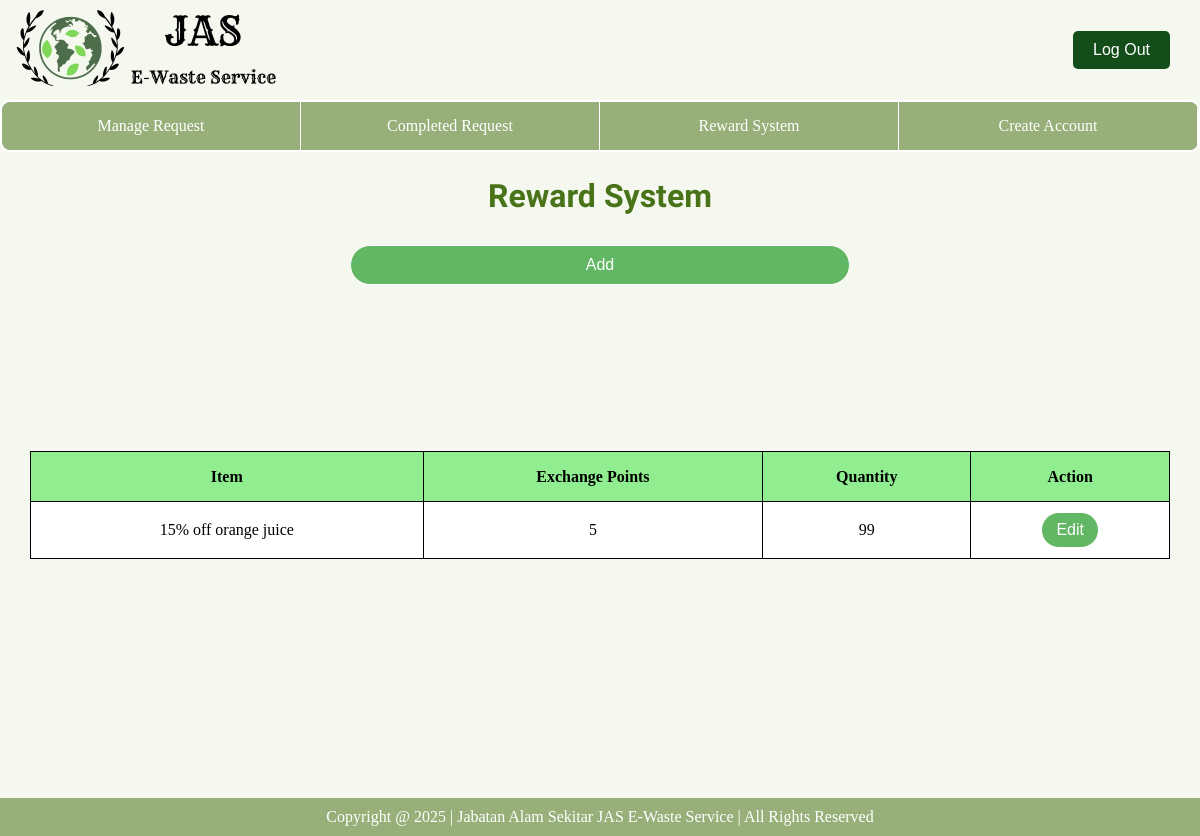
Page /operator/reward_system/ on the earlier database version.
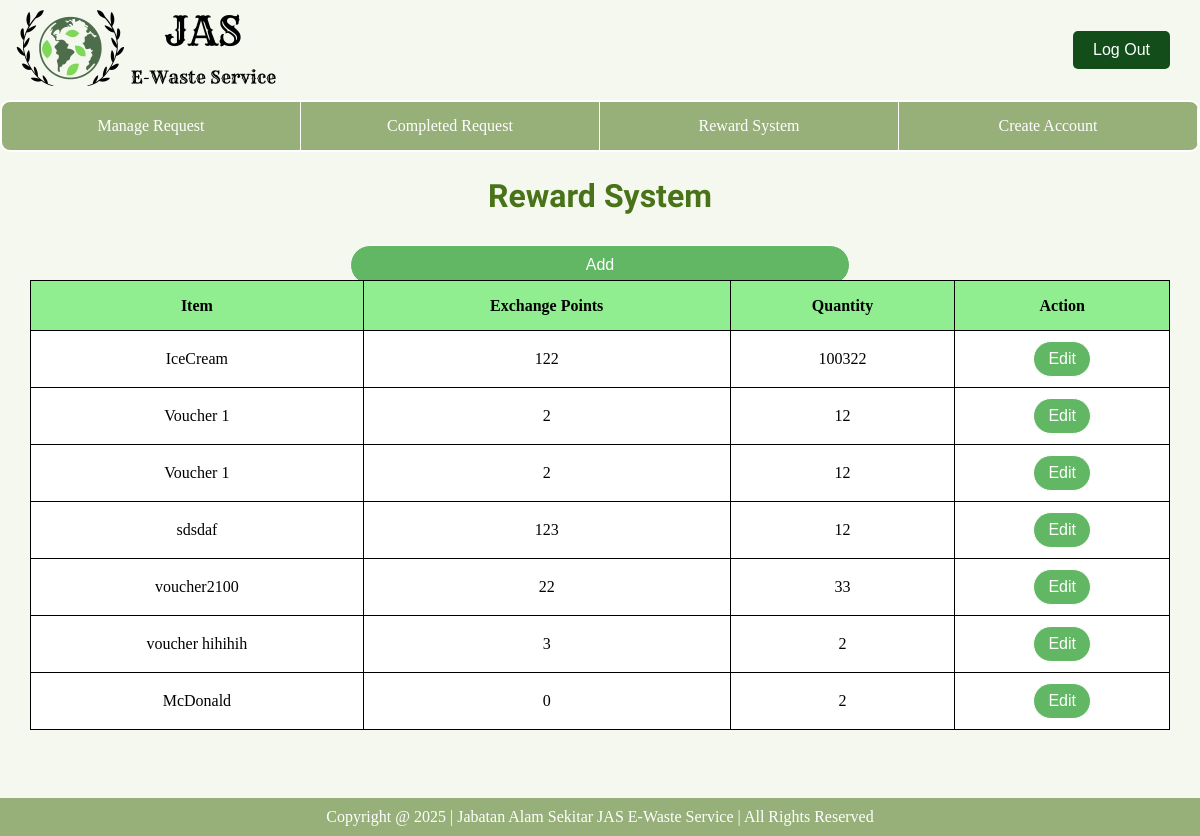
Same page on the later database version.
### database/models.py (models this page shows, shortened)
class Voucher(models.Model):
    voucherID = models.CharField(primary_key=True, max_length=200)
    name = models.CharField(max_length=150)
    pointsRequired = models.IntegerField()
    quantity = models.IntegerField()

### e_waste_operator/views.py (the view)
# urls.py: path('reward_system/', reward_system, name='reward_system'), #Reward System
def reward_system(request):
    vouchers = Voucher.objects.all()
    return render(request, 'operator/operator-rewardSystem.html', {"vouchers":vouchers})

### e_waste_operator/templates/operator/operator-rewardSystem.html (shortened to what this page needs)
{% extends 'operator/base_operator.html' %}
{% load static %}
{% block extra_css %}
    <link rel="stylesheet" href="{% static 'css/operator-rewardSystem.css' %}">
{% endblock %}
{% block content %}
    <h1 class="title">Reward System</h1>
    <div class="addNew">
      <div class="addNew-button">
        <a href="{% url 'operator:add_reward' %}">
            <button class="addButton">Add</button>
        </a>
      </div>
    </div>
    <div class="rewardTable">
      <table class>
        <thead>
            <tr>
                <th>Item</th>
                <th>Exchange Points</th>
                <th>Quantity</th>
                <th>Action</th>
            </tr>
        </thead>
        <tbody>
            {% for voucher in vouchers %}
            <tr>
                <td>{{ voucher.name }}</td>
                <td>{{ voucher.pointsRequired }}</td>
                <td>{{ voucher.quantity }}</td>
                <td>
                    <a href="{% url 'operator:edit_reward' voucher.voucherID %}">
                        <button>Edit</button>
                    </a>
                </td>
            </tr>
            {% endfor %}
        </tbody>
      </table>
   </div>
{% endblock %}

Differences in the rows shown:
changed Voucher: name "15% off orange juice" → "IceCream"; pointsRequired "5" → "122"; quantity "99" → "100322"
added Voucher: name "Voucher 1", pointsRequired "2", quantity "12"
added Voucher: name "Voucher 1", pointsRequired "2", quantity "12"
added Voucher: name "sdsdaf", pointsRequired "123", quantity "12"
added Voucher: name "voucher2100", pointsRequired "22", quantity "33"
added Voucher: name "voucher hihihih", pointsRequired "3", quantity "2"
added Voucher: name "McDonald", pointsRequired "0", quantity "2"
